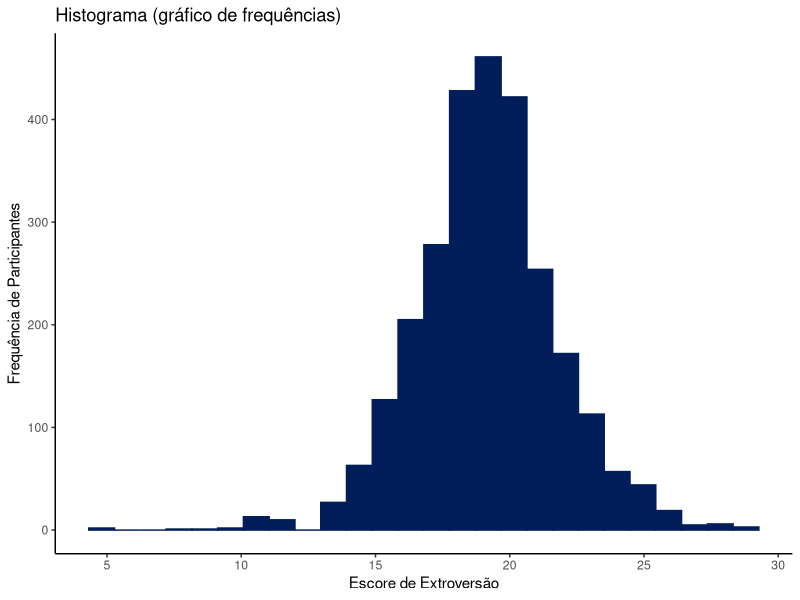
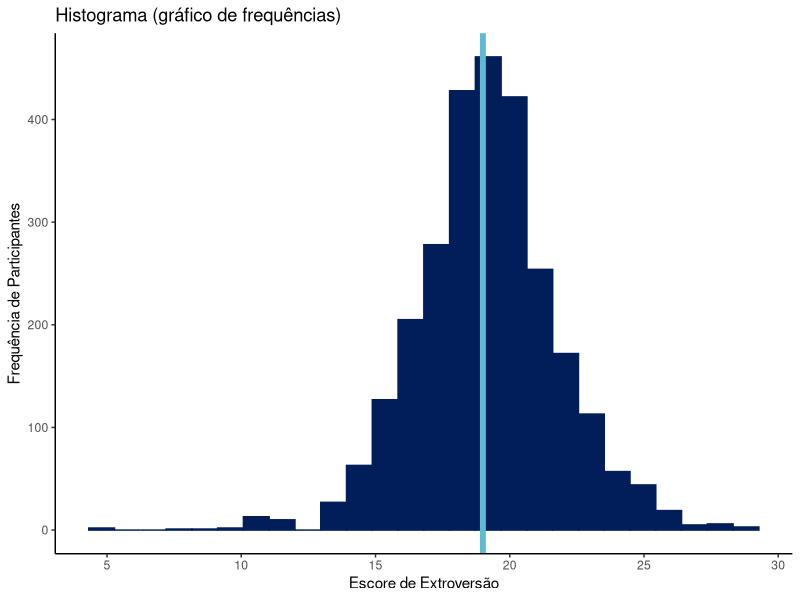
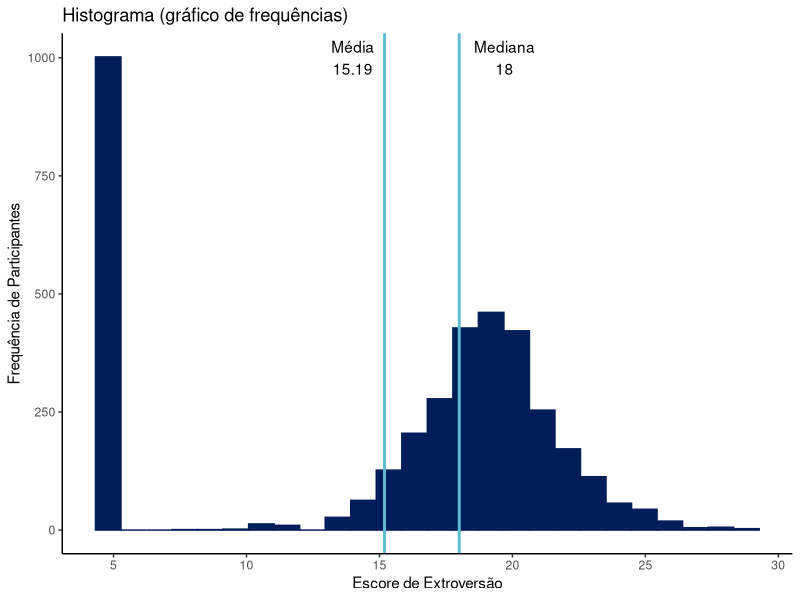
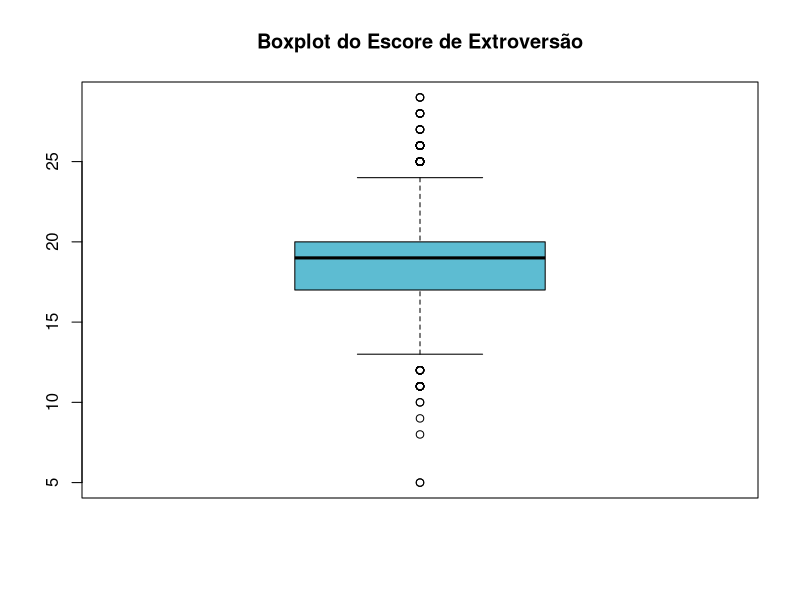
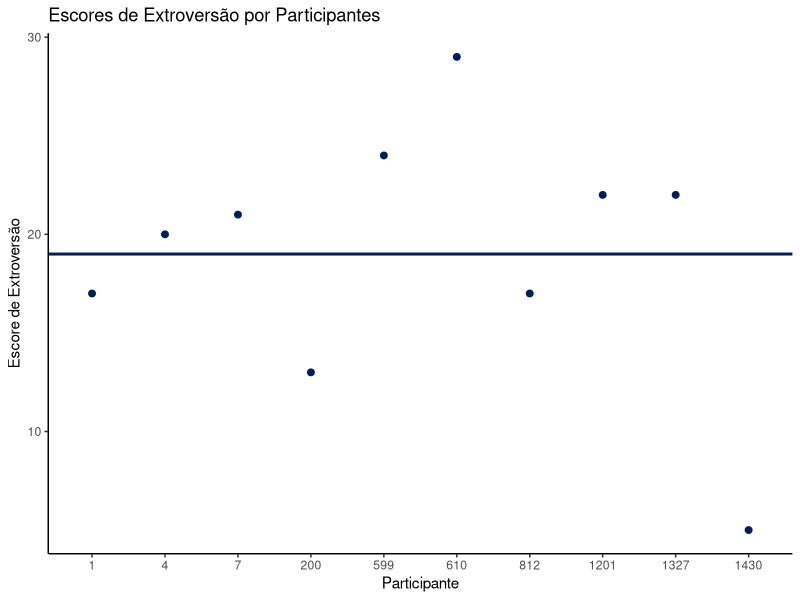
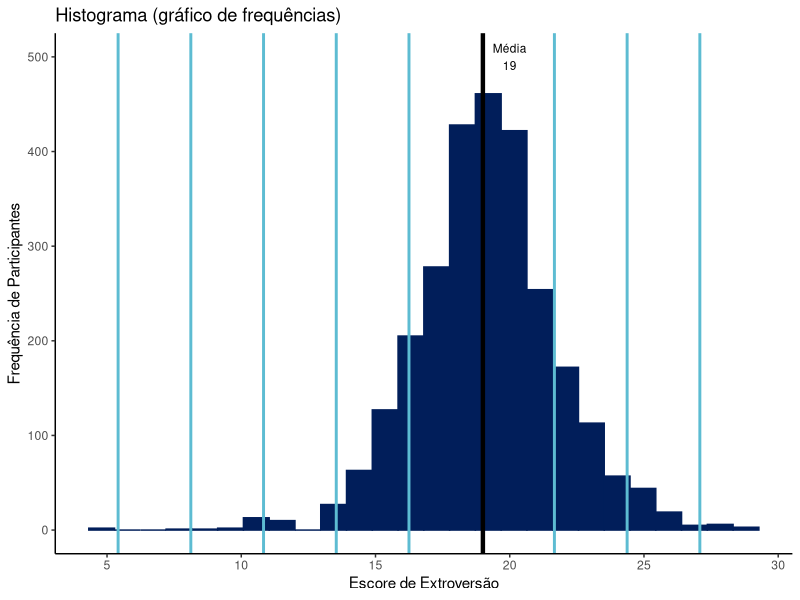

Recreate these plots in R, in order.
## ---- chunk 1
library(psych) # caso não tenha, instale assim: install.packages('psych', dependencies = TRUE)
head(bfi)
## ---- chunk 2
library(dplyr) # caso não tenha, instale assim: install.packages('dplyr', dependencies = TRUE)

# Criando uma nova variável com 'mutate', que vai ser a soma de E1, E2, E3, E4, E5
bfi <- bfi %>% rowwise() %>% mutate(extroversao = sum(E1, E2, E3, E4, E5))

# Criando coluna 'id', de identificação
bfi$id <- 1:nrow(bfi)
bfi$id <- as.factor(bfi$id)
## ---- chunk 3
library(ggplot2) # caso não tenha, instale assim: install.packages('ggplot2', dependencies = TRUE)
histograma1 <- 
  # Construção inicial
  ggplot(bfi,
         aes(x = extroversao)) +
  geom_histogram(bins = 26, color = '#011e5a', fill = '#011e5a') +
  
  # Rótulos
  xlab('Escore de Extroversão') +
  ylab('Frequência de Participantes') +
  labs(title = 'Histograma (gráfico de frequências)') +
  
  # X-axis ticks
  scale_x_continuous(breaks = c(0, 5, 10, 15, 20, 25, 30)) +
  
  # Tema
  theme_classic()

histograma1
## ---- chunk 4
mean(bfi$extroversao, na.rm = T)
## ---- chunk 5
median(bfi$extroversao, na.rm = T)
## ---- chunk 6
histograma2 <- 
  # Construção inicial
  ggplot(bfi,
         aes(x = extroversao)) +
  geom_histogram(bins = 26, color = '#011e5a', fill = '#011e5a') +
  
  # Rótulos
  xlab('Escore de Extroversão') +
  ylab('Frequência de Participantes') +
  labs(title = 'Histograma (gráfico de frequências)') +
  
  # Linha vertical - moda e média
  geom_vline(xintercept = 19, size = 2, col = '#5dbcd2') +
  
  # X-axis ticks
  scale_x_continuous(breaks = c(0, 5, 10, 15, 20, 25, 30)) +
  
  # Tema
  theme_classic()

histograma2
## ---- chunk 7
extroversao <- bfi$extroversao
extroversao <- c(extroversao, rep(5, 1000))
extroversao <- as.data.frame(extroversao)

mean(extroversao$extroversao, na.rm = TRUE)
median(extroversao$extroversao, na.rm = TRUE)
## ---- chunk 8
histograma3 <- 
  # Construção inicial
  ggplot(extroversao,
         aes(x = extroversao)) +
  geom_histogram(bins = 26, color = '#011e5a', fill = '#011e5a') +
  
  # Rótulos
  xlab('Escore de Extroversão') +
  ylab('Frequência de Participantes') +
  labs(title = 'Histograma (gráfico de frequências)') +
  
  # Linha vertical - média e mediana
  geom_vline(xintercept = 15.19, size = 1, col = '#5dbcd2') +
  geom_vline(xintercept = 18, size = 1, col = '#5dbcd2') +
  
  # Anotação
  annotate(geom = 'text', x = 14, y = 1000, label = 'Média\n15.19') +
  annotate(geom = 'text', x = 19.7, y = 1000, label = 'Mediana\n18') +
  
  
  # X-axis ticks
  scale_x_continuous(breaks = c(0, 5, 10, 15, 20, 25, 30)) +
  
  # Tema
  theme_classic()

histograma3
## ---- chunk 9
boxplot(bfi$extroversao, 
        notch = F, col = '#5dbcd2',
        main = 'Boxplot do Escore de Extroversão')
## ---- chunk 10
bfi_dezcasos <- bfi[c(1, 4, 7, 200, 599, 610, 812, 1201, 1327, 1430), ]

# Excluindo tudo que não é extroversão, gênero, educação e idade ####
# O operador : representa um intervalo
bfi_dezcasos <- bfi_dezcasos %>% select(-c(A1:C5,N1:O5))
bfi_dezcasos

## ---- chunk 11
pontos1 <- 
  # Construção inicial
  ggplot(bfi_dezcasos,
         aes(x = id, y = extroversao)) +
  geom_point(color = '#011e5a', size = 2) +
  
  # Linha horizontal da média
  geom_hline(yintercept = 19, size = 1, col = '#011e5a') +
  
  # Rótulos
  xlab('Participante') +
  ylab('Escore de Extroversão') +
  labs(title = 'Escores de Extroversão por Participantes') +
  
  # Tema
  theme_classic()

pontos1
## ---- chunk 12
# Avaliando erro no pequeno dataset ####
erros <- bfi_dezcasos$extroversao - 19
sum(erros)

# Avaliando erro em todo dataset
erros_todo_bfi <- bfi$extroversao - mean(bfi$extroversao, na.rm = T)
sum(erros_todo_bfi, na.rm = TRUE)
## ---- chunk 13
# Avaliando erro ao quadrado no pequeno dataset
sum(erros^2)
## ---- chunk 14
# Calculando variância - bfi_dezcasos
sum(erros^2)/(nrow(bfi_dezcasos) - 1)

#' a função `var()` calcula a variância!
#' quando usar, lembre de adicionar o `na.rm = TRUE` caso possua valores vazios
var(bfi_dezcasos$extroversao)

# Veja como ambas operações são a mesma coisa
sum(erros^2)/(nrow(bfi_dezcasos) - 1) == var(bfi_dezcasos$extroversao)
## ---- chunk 15
# Calculando variância de todo dataset ####
var(bfi$extroversao, na.rm = TRUE)

# Calculando desvio-padrão
sqrt(var(bfi$extroversao, na.rm = TRUE))

#' a função `sd()` calcula o desvio-padrão!
#' quando usar, lembre de adicionar o `na.rm = TRUE` caso possua valores vazios
sd(bfi$extroversao, na.rm = TRUE)

# Veja como ambas operações são a mesma coisa
sqrt(var(bfi$extroversao, na.rm = TRUE)) == sd(bfi$extroversao, na.rm = TRUE)
## ---- chunk 16
# Visualizando desvios-padrões
histograma4 <- 
  # Construção inicial
  ggplot(bfi,
         aes(x = extroversao)) +
  geom_histogram(bins = 26, color = '#011e5a', fill = '#011e5a') +
  
  # Rótulos
  xlab('Escore de Extroversão') +
  ylab('Frequência de Participantes') +
  labs(title = 'Histograma (gráfico de frequências)') +
  
  # Linha vertical e anotação da média
  geom_vline(xintercept = 19, size = 1.5, col = 'black') +
  annotate(geom = 'text', x = 20, y = 500, label = 'Média\n19', size = 3) +
  
  # Desvios-padrões < Média
  geom_vline(xintercept = 16.24687, size = 1, col = '#5dbcd2') +
  geom_vline(xintercept = 13.53834, size = 1, col = '#5dbcd2') +
  geom_vline(xintercept = 10.82981, size = 1, col = '#5dbcd2') +
  geom_vline(xintercept = 8.121278, size = 1, col = '#5dbcd2') +
  geom_vline(xintercept = 5.412748, size = 1, col = '#5dbcd2') +
  
  # Desvios-padrões > Média
  geom_vline(xintercept = 21.66393, size = 1, col = '#5dbcd2') +
  geom_vline(xintercept = 24.37246, size = 1, col = '#5dbcd2') +
  geom_vline(xintercept = 27.08099, size = 1, col = '#5dbcd2') +
  
  # X-axis ticks
  scale_x_continuous(breaks = c(0, 5, 10, 15, 20, 25, 30)) +
  
  # Tema
  theme_classic()

histograma4
